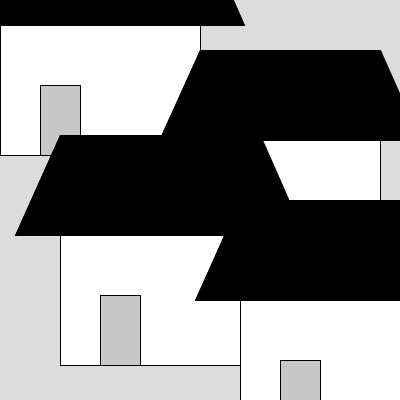
Frame 1 (no input)
Frame 60 (the mouse pressed at the canvas centre just before this capture): identical to frame 1, image omitted
Frame 120 (the mouse held since frame 60 and released just before this capture): identical to frame 1, image omitted

The Processing sketch that drew this single still picture (run headless with seeded random() and noise(); from frame 60 on, the mouse is pressed at the canvas centre):

// Processing sketch: processing_20274
// ── processing_20274.pde

void setup() {
  size(400,400);
  makeHouse();
  rectMode(CORNER);
} 

float Ax = 0;
float Ay = -75;
float Bx = 200;
float By = 50;
float Cx = 60;
float Cy = 135;
float Dx = 240;
float Dy = 200;
float a = 200;
float b = 100;
float c =180;
float d =90;
 
void draw() {
}
 
void mouseDragged() {
    a = a + 0.2*(mouseX-pmouseX);
    b = b + 0.2*(mouseX-pmouseX);
    c = c + 0.3*(mouseX-pmouseX);
    d = d + 0.3*(mouseX-pmouseX);
    Ax = Ax + 0.1*(mouseX-pmouseX);
    Ay = Ay + 0.1*(mouseY-pmouseY);
    Bx = Bx + 0.3*(mouseY-pmouseY);
    By = By + 0.3*(mouseX-pmouseX);
    Cx = Cx + 0.2*(mouseX-pmouseX);
    Cy = Cy + 0.2*(mouseY-pmouseY);
    Dx = Dx + 0.1*(mouseY-pmouseY);
    Dy = Dy + 0.1*(mouseX-pmouseX);
    makeHouse();
}
 
void makeHouse() {
  background(220);
  fill(0);
  quad(Ax,Ay,Ax-b/tan(20),Ay+b,Ax+a+b/tan(20),Ay+b,Ax+a,Ay);
  fill(255);
  rect(Ax,Ay+b,a,1.3*b);
  fill(200);
  rect(Ax+0.2*a,Ay+1.6*b,0.2*a,0.7*b);
  
  fill(0);
  quad(Bx,By,Bx-d/tan(20),By+d,Bx+c+d/tan(20),By+d,Bx+c,By);
  fill(255);
  rect(Bx,By+d,c,1.3*d);
    fill(200);
  rect(Bx+0.2*c,By+1.6*d,0.2*c,0.7*d);
  
  fill(0);
  quad(Cx,Cy,Cx-b/tan(20),Cy+b,Cx+a+b/tan(20),Cy+b,Cx+a,Cy);
  fill(255);
  rect(Cx,Cy+b,a,1.3*b);
  fill(200);
  rect(Cx+0.2*a,Cy+1.6*b,0.2*a,0.7*b);
  
  fill(0);
  quad(Dx,Dy,Dx-b/tan(20),Dy+b,Dx+a+b/tan(20),Dy+b,Dx+a,Dy);
  fill(255);
  rect(Dx,Dy+b,a,1.3*b);
    fill(200);
  rect(Dx+0.2*a,Dy+1.6*b,0.2*a,0.7*b);

}
